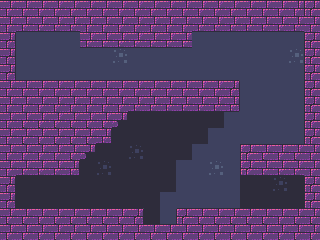

A 2D game scene composited from a Tiled map and its tileset images. What follows is a short description and the map's XML, with each tile layer's data collapsed to a summary:
An orthogonal 20x15 tile map with 16x16 px tiles, 2 tile layers (background, solid), 1 hidden layer not drawn and 15 objects (4x Spikes, 3x Coin, 3x Door, 3x Button, Player, ...).

<map version="1.2" tiledversion="1.2.1" orientation="orthogonal" renderorder="right-down" width="20" height="15" tilewidth="16" tileheight="16" infinite="0" nextlayerid="24" nextobjectid="57">
 <tileset firstgid="1" name="tileset" tilewidth="16" tileheight="16" tilecount="66" columns="6">
  <image source="../images/tileset.png" width="96" height="176" />
 </tileset>
 <layer id="21" name="background" width="20" height="15">
  <data>[300 cells, 300 non-empty, 4 distinct tile ids]</data>
 </layer>
 <layer id="22" name="solid" width="20" height="15" locked="1">
  <data>[300 cells, 165 non-empty, 10 distinct tile ids]</data>
 </layer>
 <layer id="23" name="props" width="20" height="15" visible="0" locked="1">
  <data>[300 cells, 2 non-empty, 2 distinct tile ids]</data>
 </layer>
 <objectgroup id="2" name="objects">
  <object id="9" type="Player" gid="58" x="64" y="208" width="16" height="16" />
  <object id="10" type="Coin" gid="16" x="288" y="208" width="16" height="16" />
  <object id="30" type="Coin" gid="16" x="16" y="208" width="16" height="16" />
  <object id="41" type="Door" x="48" y="176" width="16" height="32">
   <properties>
    <property name="door_id" value="2" />
   </properties>
  </object>
  <object id="43" type="Button" gid="62" x="272" y="144" width="16" height="16">
   <properties>
    <property name="button_id" value="1" />
   </properties>
  </object>
  <object id="45" type="Door" x="176" y="48" width="16" height="32">
   <properties>
    <property name="door_id" value="1" />
   </properties>
  </object>
  <object id="46" type="Button" gid="62" x="128" y="80" width="16" height="16">
   <properties>
    <property name="button_id" value="2" />
   </properties>
  </object>
  <object id="47" type="Button" gid="62" x="32" y="208" width="16" height="16">
   <properties>
    <property name="button_id" value="3" />
   </properties>
  </object>
  <object id="48" type="Door" x="80" y="48" width="16" height="32">
   <properties>
    <property name="door_id" value="3" />
   </properties>
  </object>
  <object id="49" type="Exit" gid="61" x="32" y="80" width="16" height="16" />
  <object id="50" type="Spikes" gid="50" x="240" y="96" width="16" height="16">
   <properties>
    <property name="orientation" value="left" />
   </properties>
  </object>
  <object id="53" type="Spikes" gid="50" x="240" y="112" width="16" height="16">
   <properties>
    <property name="orientation" value="left" />
   </properties>
  </object>
  <object id="54" type="Spikes" gid="39" x="160" y="224" width="16" height="16">
   <properties>
    <property name="orientation" value="down" />
   </properties>
  </object>
  <object id="55" type="Spikes" gid="39" x="144" y="224" width="16" height="16">
   <properties>
    <property name="orientation" value="down" />
   </properties>
  </object>
  <object id="56" type="Coin" gid="16" x="256" y="64" width="16" height="16" />
 </objectgroup>
</map>
